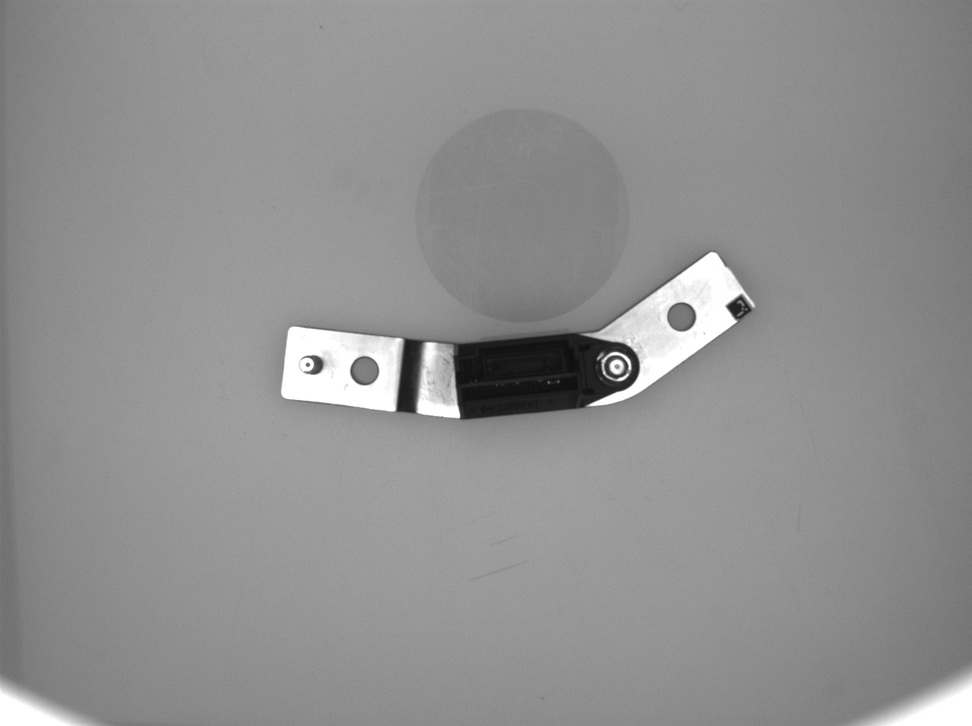
#> input picture Test_images/ArUco/Query/BB102.png, 972 x 726 px, shrunk from 1292 x 964 before the run
$ python mask_finder.py
#> lines starting #> are read from the running program, lines starting #| are printed output that depends on the picture; after the words box and inside, x2 and y2 are one past the last pixel; in counts of white or black regions, pixels touching at a corner belong together
import numpy as np
import cv2 as cv
import matplotlib.pyplot as plt


#query = [
#    cv.imread('Test_images/BBWhite.png',cv.IMREAD_GRAYSCALE),
#    cv.imread('Test_images/PlateWhite1.png',cv.IMREAD_GRAYSCALE),
#    cv.imread('Test_images/VoltWhite.png',cv.IMREAD_GRAYSCALE),
#    cv.imread('Test_images/ThinPlate1.png',cv.IMREAD_GRAYSCALE),
#    cv.imread('Test_images/Current1.png',cv.IMREAD_GRAYSCALE),
#    cv.imread('Test_images/Standoff1.png',cv.IMREAD_GRAYSCALE)
#]

"""
[cv.imread('Test_images/Query/Pyros.png',cv.IMREAD_GRAYSCALE), "Pyros"],
[cv.imread('Test_images/Query/STEV.png',cv.IMREAD_GRAYSCALE), "STEV"],
[cv.imread('Test_images/Query/BB79.png',cv.IMREAD_GRAYSCALE), "BB79"],
[cv.imread('Test_images/Query/BB97.png',cv.IMREAD_GRAYSCALE), "BB97"],
[cv.imread('Test_images/Query/BB84.png',cv.IMREAD_GRAYSCALE), "BB84"],
[cv.imread('Test_images/Query/BB96.png',cv.IMREAD_GRAYSCALE), "BB96"],
[cv.imread('Test_images/Query/BB61.png',cv.IMREAD_GRAYSCALE), "BB61"],
[cv.imread('Test_images/Query/BB82.png',cv.IMREAD_GRAYSCALE), "BB82"],
[cv.imread('Test_images/Query/Standoff.png',cv.IMREAD_GRAYSCALE), "Standoff"],
[cv.imread('Test_images/Query/CurrShunt.png',cv.IMREAD_GRAYSCALE), "Current Shunt"],
[cv.imread('Test_images/Query/BreakResistor.png',cv.IMREAD_GRAYSCALE), "Break Resistor"],
[cv.imread('Test_images/Query/BB102.png',cv.IMREAD_GRAYSCALE), "BB102"]
"""

img1 = cv.imread('Test_images/ArUco/Query/BB102.png',cv.IMREAD_GRAYSCALE)   # queryImage
#> img1 is the input picture: shape (726, 972); min 14, max 255, mean 144.3

#Pyro and STEVS
#__, img_upper = cv.threshold(img1, 200, 255, cv.THRESH_BINARY)
#__, img_lower = cv.threshold(img1, 70, 255, cv.THRESH_BINARY_INV)

#BB79 BB96
# 160/ 0

#BB97, BB84,
# 155 / 0

#Standoff
# 255/ 95

# CurrShunt
# 160/ 110

# Break Resistor, BB102
# 165 / 70

#BB79, BB97, BB84, BB96
#__, img_upper = cv.threshold(img1, 142, 255, cv.THRESH_BINARY)
#__, img_lower = cv.threshold(img1, 0, 255, cv.THRESH_BINARY_INV)

#BB61, BB82, Break Resistor, BB102
#__, img_upper = cv.threshold(img1, 155, 255, cv.THRESH_BINARY)
#__, img_lower = cv.threshold(img1, 70, 255, cv.THRESH_BINARY_INV)

#Standoff
#__, img_upper = cv.threshold(img1, 155, 255, cv.THRESH_BINARY)
#__, img_lower = cv.threshold(img1, 95, 255, cv.THRESH_BINARY_INV)

#Current Shunt
#__, img_upper = cv.threshold(img1, 155, 255, cv.THRESH_BINARY)
#__, img_lower = cv.threshold(img1, 103, 255, cv.THRESH_BINARY_INV)

#####################################
# Contour detection and bounding box
#####################################
__, img_upper = cv.threshold(img1, 165, 255, cv.THRESH_BINARY) #thresholding to create binary image
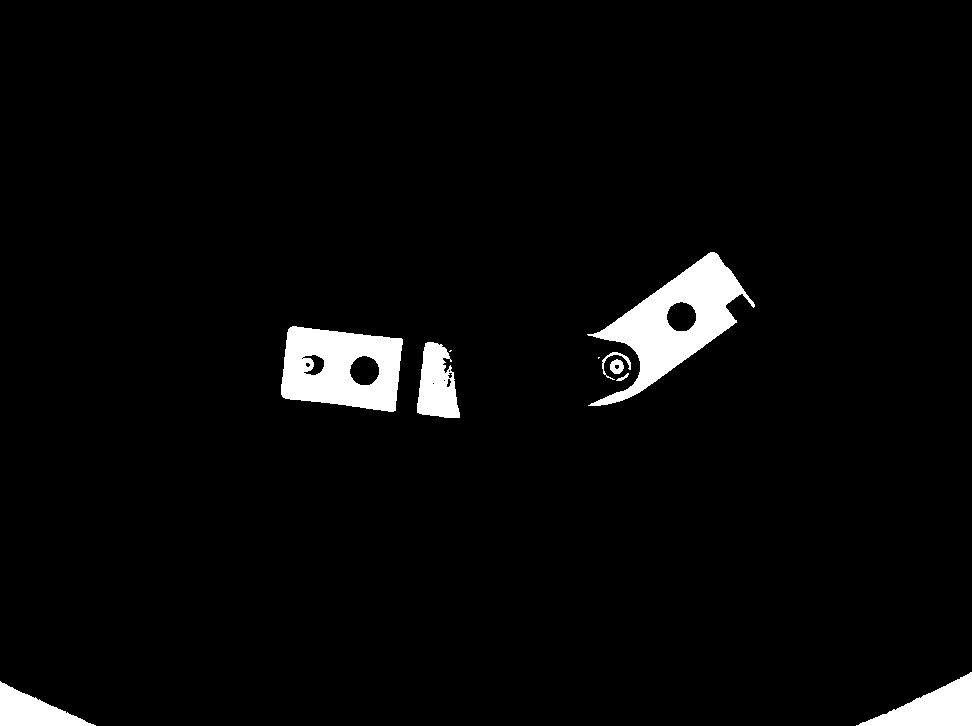
#> img_upper: shape (726, 972); 3.5% white; 10 white regions (2 under 20 px), largest, box (x1, y1, x2, y2) and area: (587, 252, 755, 406) 9045, (281, 326, 403, 412) 7549, (856, 672, 972, 726) 3040
__, img_lower = cv.threshold(img1, 70, 255, cv.THRESH_BINARY_INV) #thresholding to create binary image
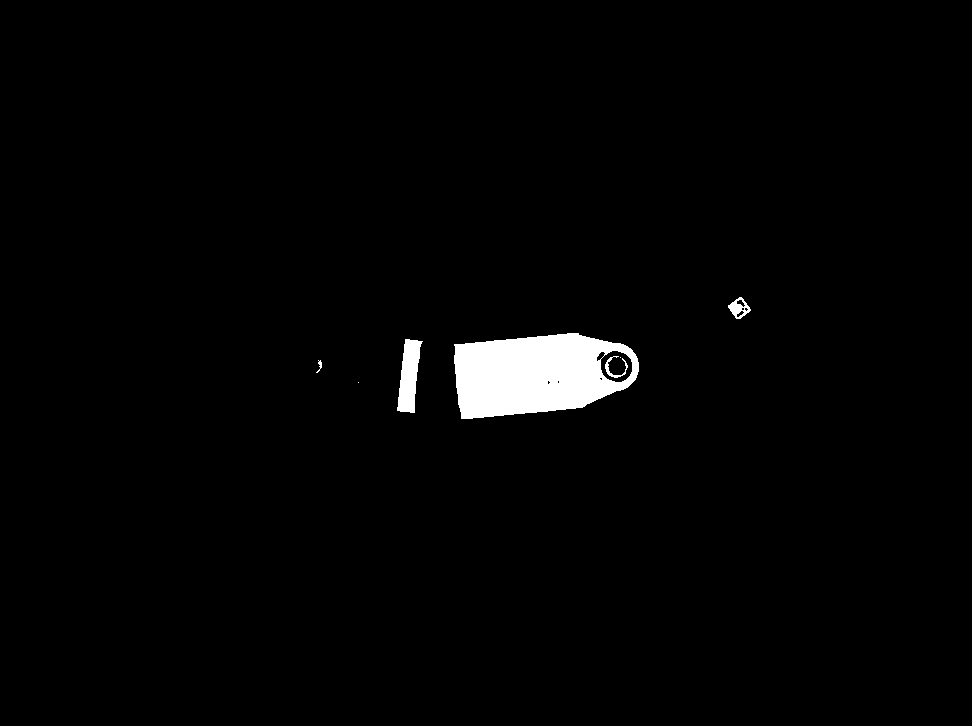
#> img_lower: shape (726, 972); 1.9% white; 7 white regions (2 under 20 px), largest, box (x1, y1, x2, y2) and area: (454, 333, 639, 419) 11590, (397, 339, 423, 413) 1200, (728, 297, 751, 319) 246, (605, 356, 628, 378) 130, (316, 360, 322, 373) 30
img_mask = cv.bitwise_or(img_upper, img_lower)
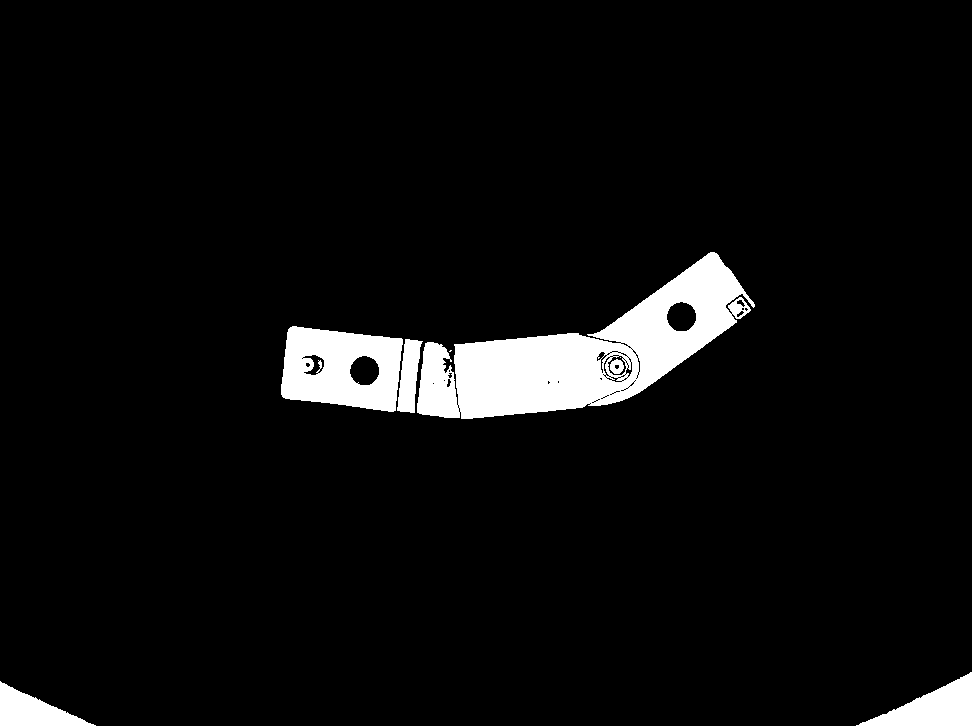
#> img_mask: shape (726, 972); 5.3% white; 8 white regions (2 under 20 px)

img1_masked = cv.bitwise_and(img1, img1, mask=img_mask)
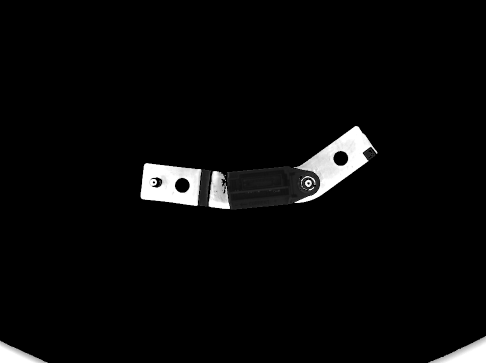
#> img1_masked: shape (726, 972) (shown at 1/2 size); min 0, max 255, mean 8.8

comp_contours, _ = cv.findContours(img1_masked, cv.RETR_EXTERNAL, cv.CHAIN_APPROX_SIMPLE)
#> comp_contours = 6 contours, 1 with area under 20; largest, box (x1, y1, x2, y2) and area: (417, 252, 755, 419) 24324, (281, 326, 403, 412) 8248, (856, 672, 972, 726) 2897, (0, 681, 96, 726) 2018, (397, 339, 423, 413) 1111

cnt = []
rect = []
box = []
boxp = []
if comp_contours:
    cnt = max(comp_contours, key=cv.contourArea)
#> cnt = contour of 438 points, box (x1, y1, x2, y2) (417, 252, 755, 419), area 24324

    rect = cv.minAreaRect(cnt)
#> rect = ((583.7, 352.2), (353.9, 114.4), -17.64)
    boxp = cv.boxPoints(rect)
#> boxp = [[432.4, 460.4], [397.7, 351.3], [734.9, 244.1], [769.6, 353.1]]
    box = np.int32(boxp)
#> box = [[432, 460], [397, 351], [734, 244], [769, 353]]
    cv.drawContours(img1,[box],0,(0,0,255),2)
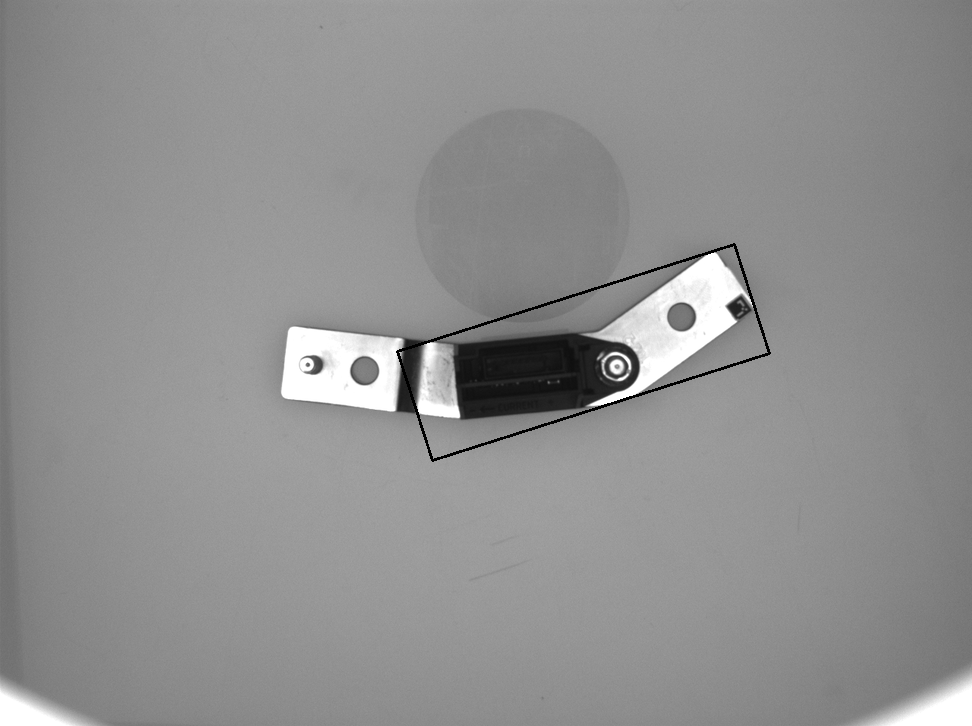
#> img1: shape (726, 972); 0.37% of pixels changed, all inside (x1, y1, x2, y2) = (396, 243, 771, 462)
else:
    print("No contours found")


plt.subplot(5,1,1),plt.imshow(img1, cmap='gray'), plt.axis('off')
plt.subplot(5,1,2),plt.imshow(img_upper, cmap='gray'), plt.axis('off')
plt.subplot(5,1,3),plt.imshow(img_lower, cmap='gray'), plt.axis('off')
plt.subplot(5,1,4),plt.imshow(img_mask, cmap='gray'), plt.axis('off')
plt.subplot(5,1,5),plt.imshow(img1_masked, cmap='gray'), plt.axis('off')
plt.show()

$ run again, with Test_images/ArUco/Query/BB82.png copied over Test_images/ArUco/Query/BB102.png
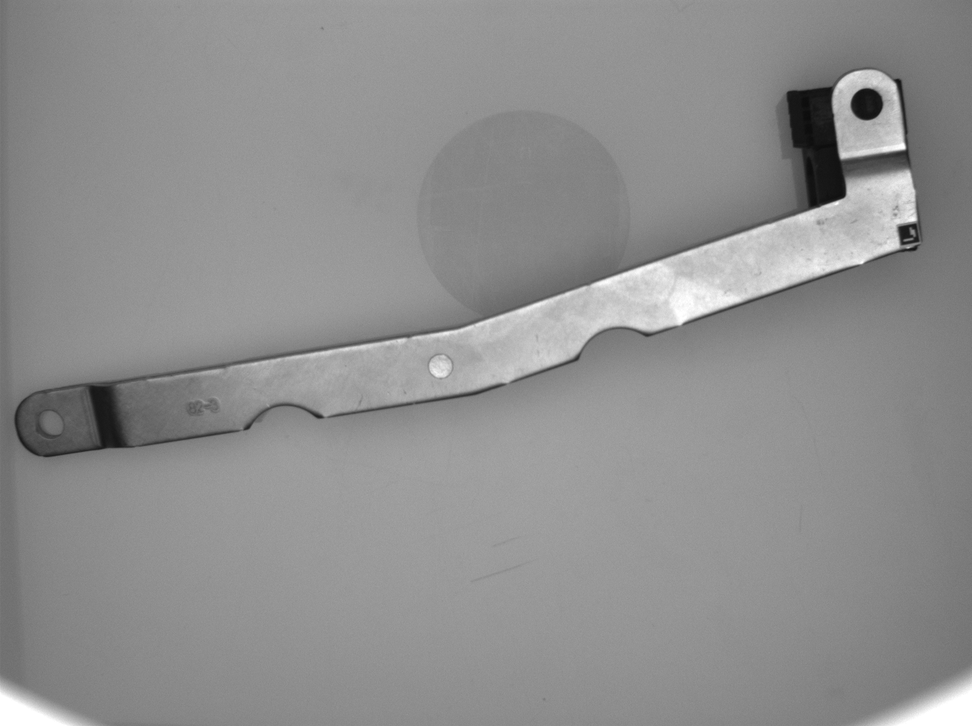
#> input picture Test_images/ArUco/Query/BB82.png, 972 x 726 px, shrunk from 1292 x 964 before the run
#> img1 is the input picture: shape (726, 972); min 12, max 255, mean 142.7
#> `__, img_upper = cv.threshold(img1, 165, 255, cv.THRESH_BINARY)`:
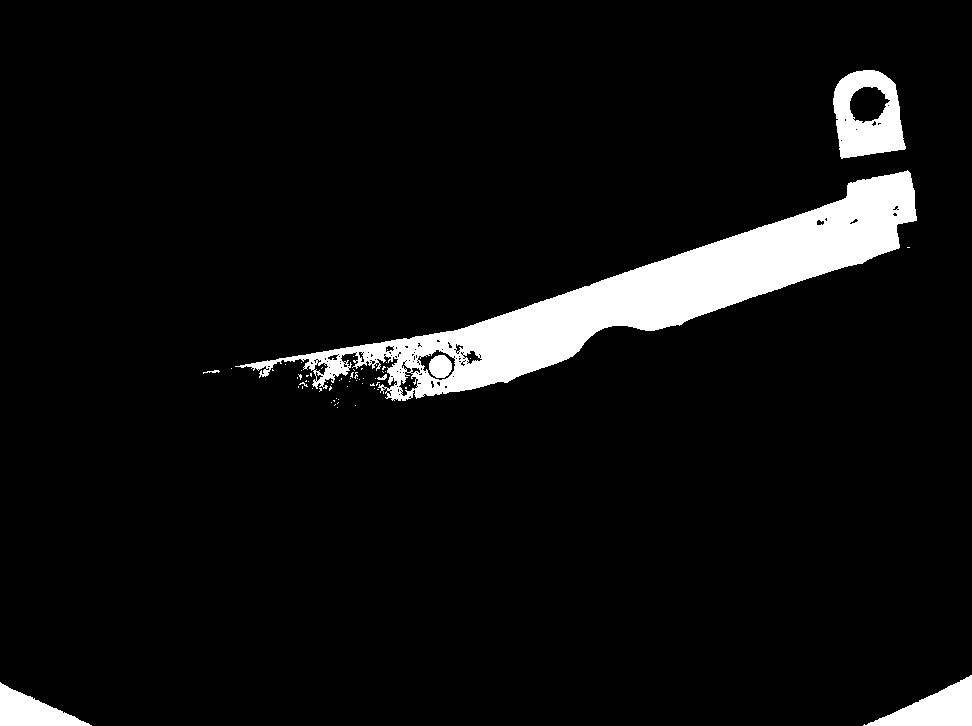
#> img_upper: shape (726, 972); 6.3% white; 64 white regions (57 under 20 px), largest, box (x1, y1, x2, y2) and area: (235, 170, 917, 401) 35181, (833, 70, 906, 159) 4079, (863, 675, 972, 726) 2708
#> img_lower: shape (726, 972); 1.4% white; 61 white regions (47 under 20 px), largest, box (x1, y1, x2, y2) and area: (787, 79, 911, 211) 5443, (15, 382, 135, 457) 2440, (851, 89, 883, 120) 766
#> img_mask: shape (726, 972); 7.7% white; 122 white regions (103 under 20 px)
#> comp_contours = 116 contours, 101 with area under 20; largest, box (x1, y1, x2, y2) and area: (235, 79, 917, 401) 41044, (833, 70, 906, 159) 4972, (863, 675, 972, 726) 2573, (15, 382, 135, 457) 2198, (0, 682, 92, 726) 1909
#> cnt = contour of 1385 points, box (x1, y1, x2, y2) (235, 79, 917, 401), area 41044
#> rect = ((580.2, 259.9), (721.9, 186.6), -18.72)
#> boxp = [[268.3, 464.2], [208.4, 287.4], [892.1, 55.73], [952, 232.5]]
#> box = [[268, 464], [208, 287], [892, 55], [951, 232]]
#> `cv.drawContours(img1,[box],0,(0,0,255),2)`:
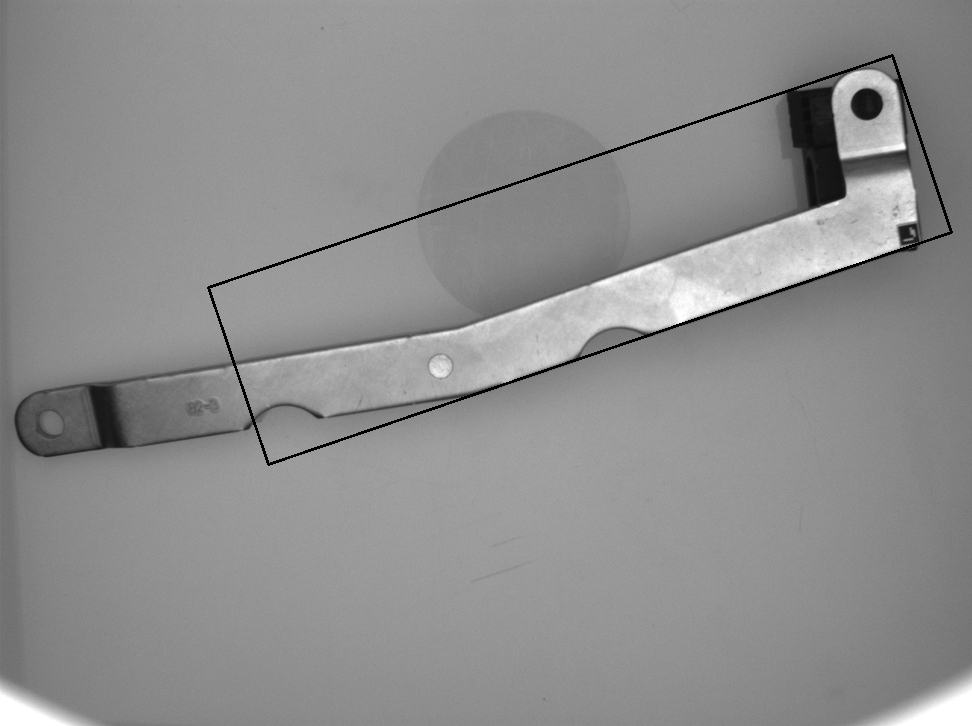
#> img1: shape (726, 972); 0.71% of pixels changed, all inside (x1, y1, x2, y2) = (207, 54, 953, 466)

$ run again, with Test_images/ArUco/Query/BB84.png copied over Test_images/ArUco/Query/BB102.png
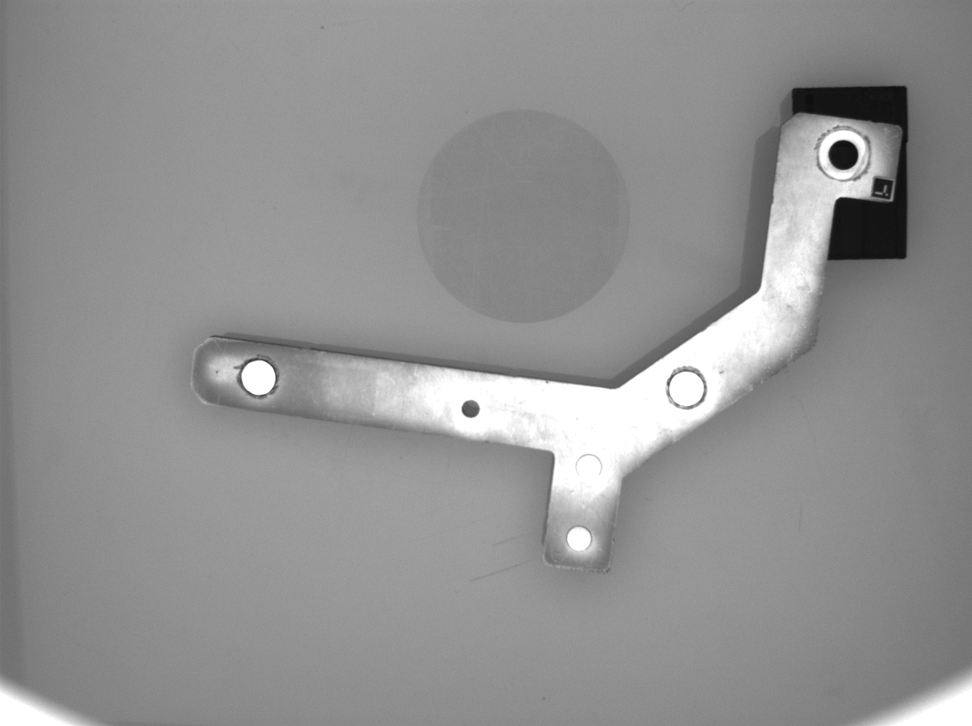
#> input picture Test_images/ArUco/Query/BB84.png, 972 x 726 px, shrunk from 1292 x 964 before the run
#> img1 is the input picture: shape (726, 972); min 13, max 255, mean 145.9
#> `__, img_upper = cv.threshold(img1, 165, 255, cv.THRESH_BINARY)`:
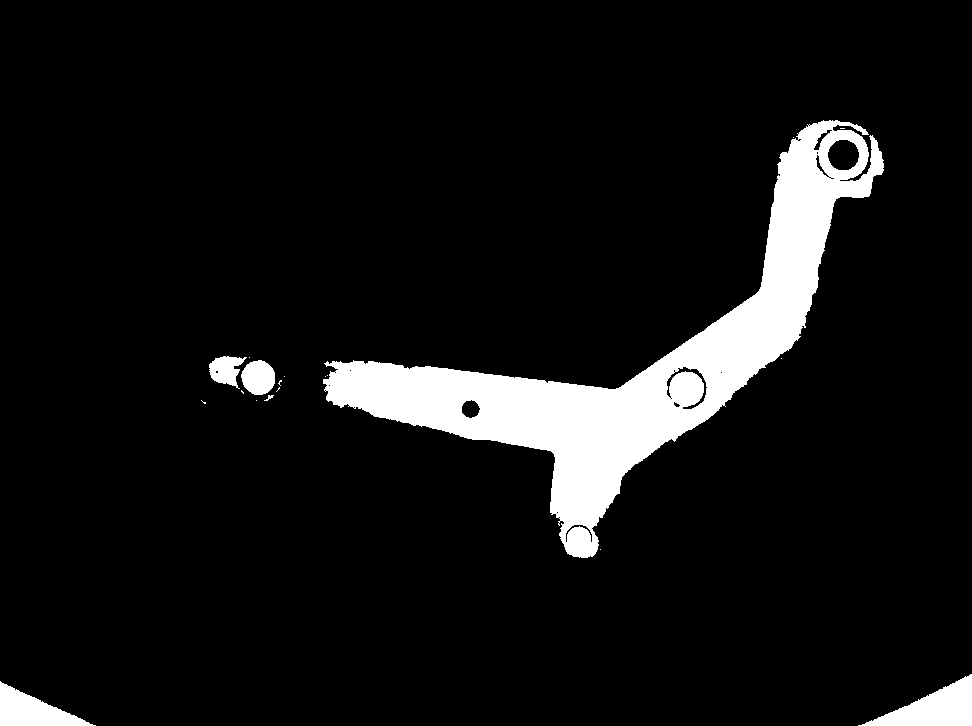
#> img_upper: shape (726, 972); 7.9% white; 19 white regions (13 under 20 px), largest, box (x1, y1, x2, y2) and area: (323, 120, 884, 558) 49232, (858, 674, 972, 726) 2861, (0, 681, 96, 726) 2134, (241, 360, 275, 395) 918, (209, 356, 247, 389) 736, (264, 395, 274, 401) 25
#> img_lower: shape (726, 972); 1.4% white; 10 white regions (7 under 20 px), largest, box (x1, y1, x2, y2) and area: (791, 86, 908, 261) 8921, (829, 141, 858, 169) 645, (872, 178, 893, 199) 297
#> img_mask: shape (726, 972); 9.3% white; 23 white regions (16 under 20 px)
#> comp_contours = 22 contours, 16 with area under 20; largest, box (x1, y1, x2, y2) and area: (323, 86, 908, 558) 58374, (858, 674, 972, 726) 2720, (0, 681, 96, 726) 2015, (241, 360, 275, 396) 884, (209, 356, 247, 389) 678, (872, 178, 893, 199) 306
#> cnt = contour of 1128 points, box (x1, y1, x2, y2) (323, 86, 908, 558), area 58374
#> rect = ((670, 335.4), (658.2, 302.1), -30.31)
#> boxp = [[462.2, 631.9], [309.7, 371.1], [877.9, 38.95], [1030.4, 299.7]]
#> box = [[462, 631], [309, 371], [877, 38], [1030, 299]]
#> `cv.drawContours(img1,[box],0,(0,0,255),2)`:
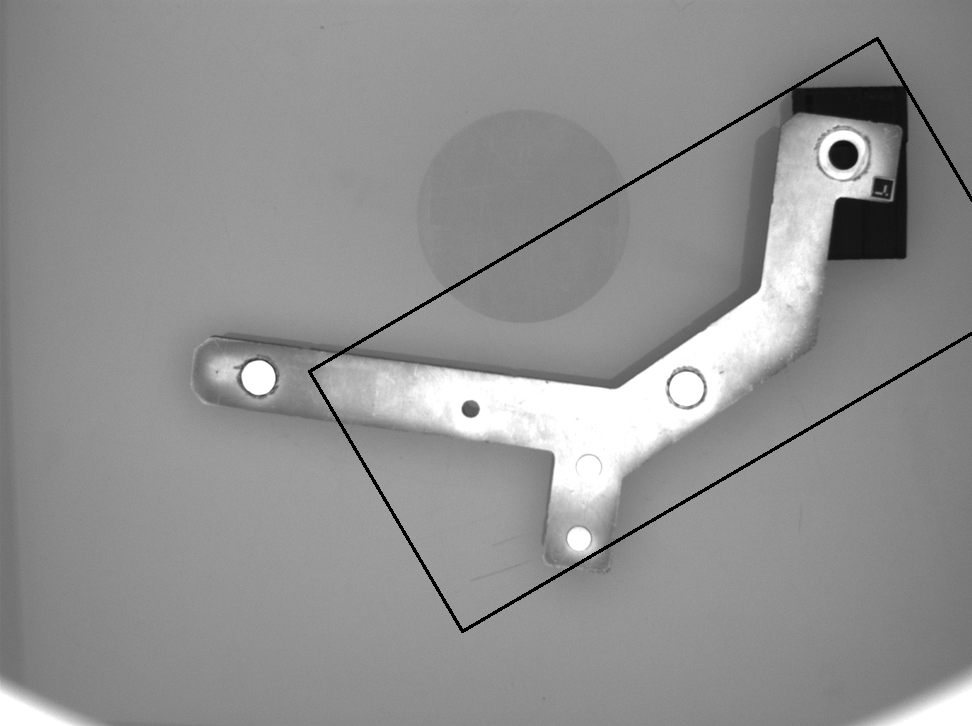
#> img1: shape (726, 972); 0.83% of pixels changed, all inside (x1, y1, x2, y2) = (308, 37, 972, 633)
